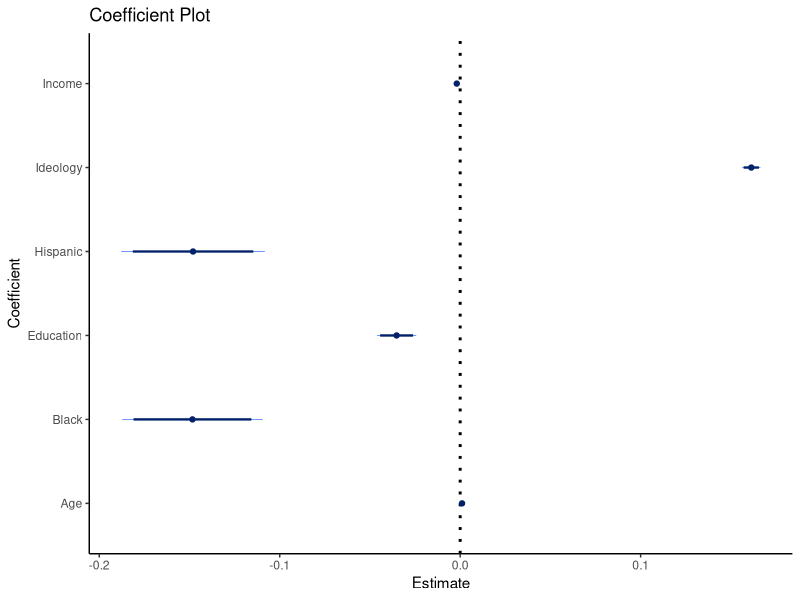
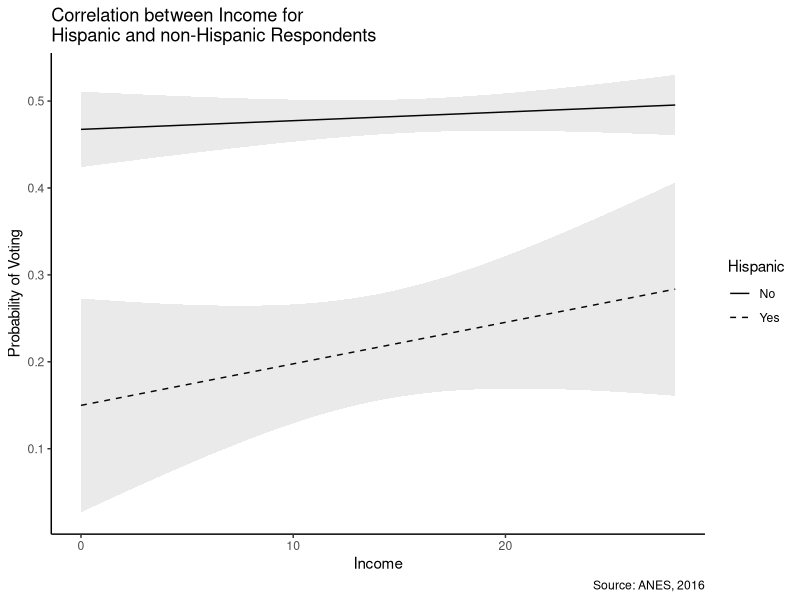

R code for these plots, in order:
## ---- chunk 1
knitr::opts_chunk$set(echo = TRUE)
setwd("C:/Users/Mateo Chaparro/Dropbox/Documentos/0_Duke/4_FourthYear/1_Summer/RBSI") 
library(ggplot2)
## ---- chunk 2
# Call your data
anes <- as.data.frame(read.csv("lab_Visualization_Data.csv"))
# Run your model
m1 <- lm(vote ~ black + hisp + pid7 + income + age + educ_attain, data = anes)
# Create an object as a placeholder for the summary results
out <- summary(m1)                                                                    
# Extract the number of coefficients in the model
n <- nrow(out$coefficients)                                                           

# Create a placeholder matrix, make sure you have 
coefMat <- matrix(NA, n-1, 6)
coefMat[,1] <- out$coefficients[2:n,1]
coefMat[,2] <- out$coefficients[2:n,2]
coefMat[,3] <- coefMat[,1] - qnorm(1-0.05/2)*coefMat[,2]
coefMat[,4] <- coefMat[,1] + qnorm(1-0.05/2)*coefMat[,2]
coefMat[,5] <- coefMat[,1] - qnorm(1-0.1/2)*coefMat[,2]
coefMat[,6] <- coefMat[,1] + qnorm(1-0.1/2)*coefMat[,2]
rownames(coefMat) <- c("Black", "Hispanic", "Ideology", "Income", "Age", "Education")
colnames(coefMat) <- c("coef", "std_err", "min", "max", "min10", "max10")
df <- as.data.frame(coefMat)
# Plot
coefplot <- ggplot(data = df, aes(x = rownames(coefMat),
                           y = coef)) + 
   geom_hline(yintercept=0, colour="black", size=1, linetype="dotted") +
   geom_linerange(aes(ymin=min, ymax=max), size=0.2, color="#0a55fd") + 
   geom_linerange(aes(ymin=min10, ymax=max10), size=0.8, color="#012169") + 
   geom_point(color="#012169") + 
   labs(x="Coefficient", y="Estimate", title="Coefficient Plot") +  
   coord_flip() + theme_classic()

coefplot
## ---- chunk 3
m2 <- lm(vote ~ hisp*income, data = anes)

# First, create the prediction data
# The prediction data is going to be a a 5X2 matrix for rows equal to the values of the running variable and columns equal to the number of variables in our model. Be super careful about the order of the elements. For this figure, we will create two of those one for Hispanics and another one for non-Hispanics.
n <- length(unique(anes$income))
prediction_data_hisp <- data.frame(hisp = rep(1,n),    
                              income = 0:(n-1))
prediction_data_nohisp <- data.frame(hisp = rep(0,n),    
                              income = 0:(n-1))
# Predict the probability of voting with the results of our model using predict
predvals_hisp <- predict(m2,
                         type="response", 
                         se.fit=T, 
                         newdata = prediction_data_hisp)     # if using a newdataset for predictions, which data is that 
predvals_nohisp <- predict(m2,
                         type="response", 
                         se.fit=T, 
                         newdata = prediction_data_nohisp) 


# Create the standard errors and the values for each level of income and then make them a dataframe
income <- 0:28
# Hispanic Data
fit <- predvals_hisp$fit
lowCI <- predvals_hisp$fit - qnorm(1-0.05/2)*predvals_hisp$se.fit
highCI <- predvals_hisp$fit + qnorm(1-0.05/2)*predvals_hisp$se.fit
effects_hisp <- as.data.frame(cbind(income, 1, fit, lowCI, highCI))
# No Hispanic data
fit <- predvals_nohisp$fit
lowCI <- predvals_nohisp$fit - qnorm(1-0.05/2)*predvals_nohisp$se.fit
highCI <- predvals_nohisp$fit + qnorm(1-0.05/2)*predvals_nohisp$se.fit
effects_nohisp <- as.data.frame(cbind(income, 0, fit, lowCI, highCI))

# Merge both sets
effects <- rbind(effects_hisp, effects_nohisp)

# Plot
margplot <- ggplot(data = effects, aes(x = income,
                                       y = fit, group = V2)) + 
   geom_line(aes(linetype=as.factor(V2))) +
   geom_ribbon(aes(ymin = lowCI, ymax = highCI), alpha = .1) + 
   labs(x = "Income",
        y = "Probability of Voting",
        title = "Correlation between Income for \nHispanic and non-Hispanic Respondents", 
        caption = "Source: ANES, 2016") +
   theme_classic() +
   scale_linetype_manual(name = "Hispanic", 
                         values = c('solid', 'dashed'),
                         labels = c("No", "Yes"))

margplot

